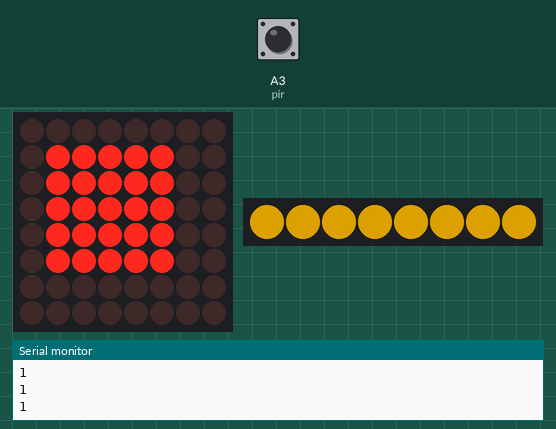
A sketch run on a simulated Arduino Uno, built with avr-gcc and run on an emulated ATmega328P. On the bench: 8×8 LED matrix, 8 RGB LEDs in strip order, left to right, the last lines printed to the serial monitor. The test bench sets the inputs (shaded band); at power-on: A3 (pir) HIGH. Dim RGB values are drawn brighter than linear.

Above: at 1.3 s.
1.4 s: A3 (pir) driven LOW
At 2.9 s:
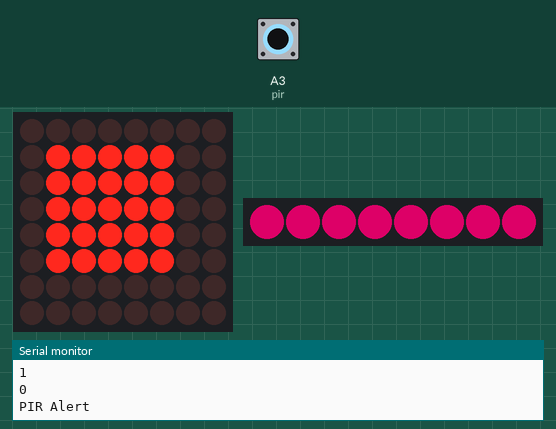
3.2 s: A3 (pir) driven HIGH
At 3.31 s:
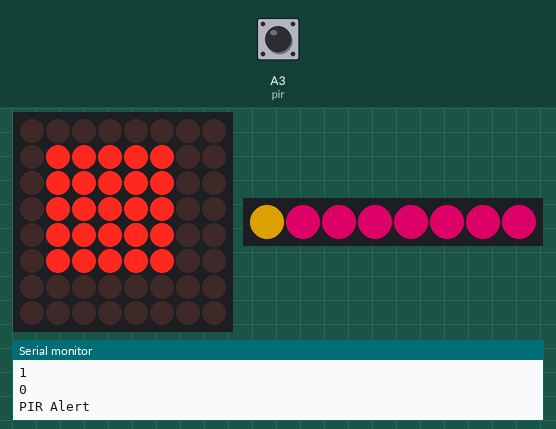
4.8 s: A3 (pir) pulsed LOW 5 times (0.12 s each, 0.3 s apart)
At 7.0 s:
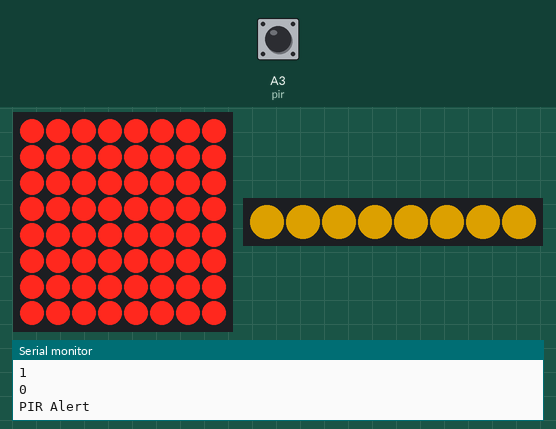
8.1 s: A3 (pir) driven LOW
At 9.4 s:
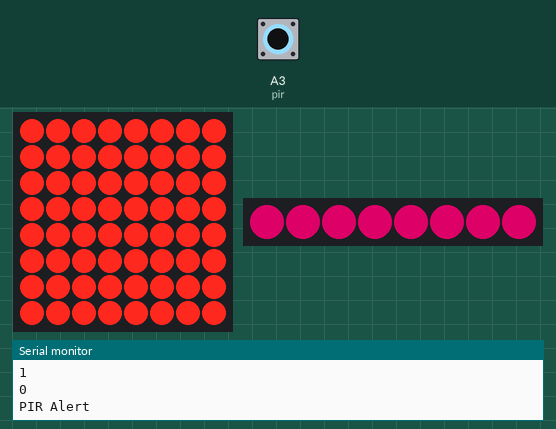
Timing chart, 0 to 10.8 s (numbered marks = the images above; inputs shaded):
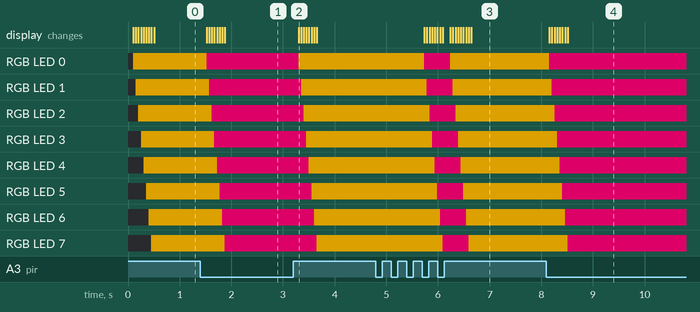

The sketch:

1ToxidendronVernix.ino
```cpp
#include <Adafruit_NeoPixel.h>
#include <Wire.h>
#include <Wire.h>
#include <Adafruit_GFX.h>
#include "Adafruit_LEDBackpack.h"


#define pir A3 //pir to arduino pin3 ** Changed from A4 to A3 to avoid conflict with I2C bus
#define PIN 3 //NEO pixels to arduino pin12
#define NUMPIXELS 8

int flag=0;

Adafruit_NeoPixel pixels = Adafruit_NeoPixel(NUMPIXELS, PIN, NEO_GRB + NEO_KHZ800);
Adafruit_8x8matrix matrix = Adafruit_8x8matrix();
void setup() {
// put your setup code here, to run once:
matrix.begin(0x70);
pinMode(pir,INPUT);
Serial.begin(9600);
digitalWrite(8,LOW);
digitalWrite(9,LOW);
pixels.setBrightness(150);// 0-255
pixels.begin();
}

static const uint8_t PROGMEM
smile_bmp[] =
{ B00111100,
B01000010,
B10100101,
B10000001,
B10100101,
B10011001,
B01000010,
B00111100 },
neutral_bmp[] =
{ B00111100,
B01000010,
B10100101,
B10000001,
B10111101,
B10000001,
B01000010,
B00111100 },
frown_bmp[] =
{ B00111100,
B01000010,
B10100101,
B10000001,
B10011001,
B10100101,
B01000010,
B00111100 };


void loop() {
// put your main code here, to run repeatedly:
digitalWrite(8,LOW);
digitalWrite(9,LOW);
Serial.println(digitalRead(pir));
if(digitalRead(pir)==0){
Serial.println("PIR Alert");

for(int i=0;i<NUMPIXELS;i++){

// pixels.Color takes RGB values, from 0,0,0 up to 255,255,255
pixels.setPixelColor(i, pixels.Color(255,0,120)); // color set to orange

pixels.show(); // This sends the updated pixel color to the hardware.

delay(50); // Delay for a period of time (in milliseconds).
}


++flag;
if(flag>2){
flag=0;
}
matrix.clear();
while(digitalRead(pir)==0);
}
delay(100);

for(int i=0;i<NUMPIXELS;i++){

// pixels.Color takes RGB values, from 0,0,0 up to 255,255,255
pixels.setPixelColor(i, pixels.Color(253,184,0)); // color set to yellow

pixels.show(); // This sends the updated pixel color to the hardware.
delay(50); // Delay for a period of time (in milliseconds).

}

if(flag==0){
  matrix.clear();
  matrix.fillRect(1,1, 5,5, LED_ON);
  matrix.writeDisplay();
}
else if(flag==1){
 matrix.clear();
 matrix.fillRect(1,1, 5,5, LED_ON);
  matrix.writeDisplay();
}

else{

  matrix.fillRect(0,0, 8,8, LED_ON);
  matrix.writeDisplay();  // write the changes we just made to the display
  delay(500);

}


}
```

Measured:
- after the input at 1.4 s, RGB LED 0: RGB(149, 108, 0) → RGB(150, 0, 70) after 0.12 s; RGB LED 1: RGB(149, 108, 0) → RGB(150, 0, 70) after 0.17 s; RGB LED 2: RGB(149, 108, 0) → RGB(150, 0, 70) after 0.22 s; RGB LED 3: RGB(149, 108, 0) → RGB(150, 0, 70) after 0.27 s; RGB LED 4: RGB(149, 108, 0) → RGB(150, 0, 70) after 0.32 s
- after the input at 3.2 s, RGB LED 0: RGB(150, 0, 70) → RGB(149, 108, 0) after 0.10 s; RGB LED 1: RGB(150, 0, 70) → RGB(149, 108, 0) after 0.15 s; RGB LED 2: RGB(150, 0, 70) → RGB(149, 108, 0) after 0.20 s; RGB LED 3: RGB(150, 0, 70) → RGB(149, 108, 0) after 0.25 s; RGB LED 4: RGB(150, 0, 70) → RGB(149, 108, 0) after 0.30 s
- after the input at 4.8 s, RGB LED 0: RGB(149, 108, 0) → RGB(150, 0, 70) after 0.94 s, → RGB(149, 108, 0) 0.50 s later; RGB LED 1: RGB(149, 108, 0) → RGB(150, 0, 70) after 0.99 s, → RGB(149, 108, 0) 0.50 s later
- after the input at 8.1 s, RGB LED 0: RGB(149, 108, 0) → RGB(150, 0, 70) after 0.06 s; RGB LED 1: RGB(149, 108, 0) → RGB(150, 0, 70) after 0.11 s; RGB LED 2: RGB(149, 108, 0) → RGB(150, 0, 70) after 0.16 s; RGB LED 3: RGB(149, 108, 0) → RGB(150, 0, 70) after 0.21 s; RGB LED 4: RGB(149, 108, 0) → RGB(150, 0, 70) after 0.26 s
